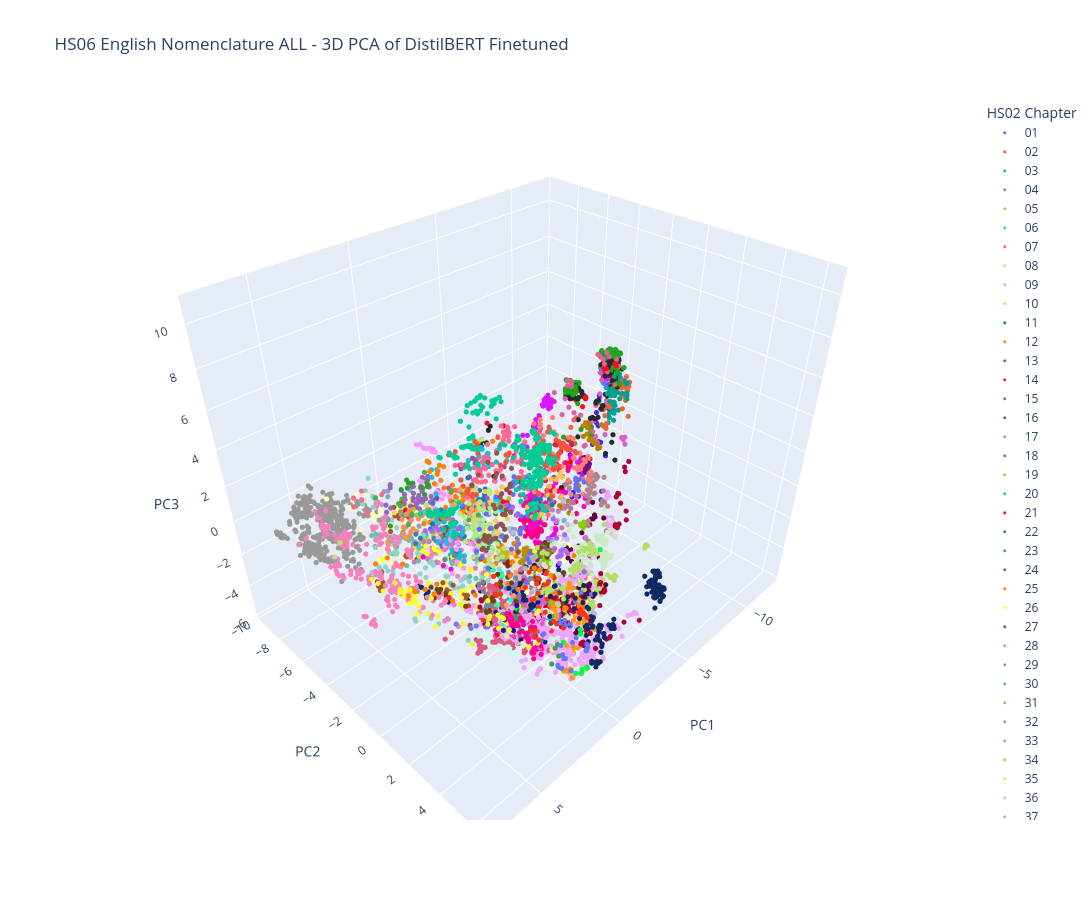

Notebook code for this chart:
### Code cell
title = "HS06 English Nomenclature ALL - 3D PCA of DistilBERT Finetuned"
legend_title="HS02 Chapter"
html_output_file="emb_hs06_nomen_finetuned_pca_nomen_all_3d.html"

fig_pca_3d, _, pca_nomen_3d = pca_viz_embs(
    embeds_full_eng, labels_full_eng,
    n_componets=3,
    title=title,
    legend_title=legend_title,
    html_output_file=html_output_file,
    filter_labels=None,
    label2color=colors_all
)

fig_pca_3d.show()
